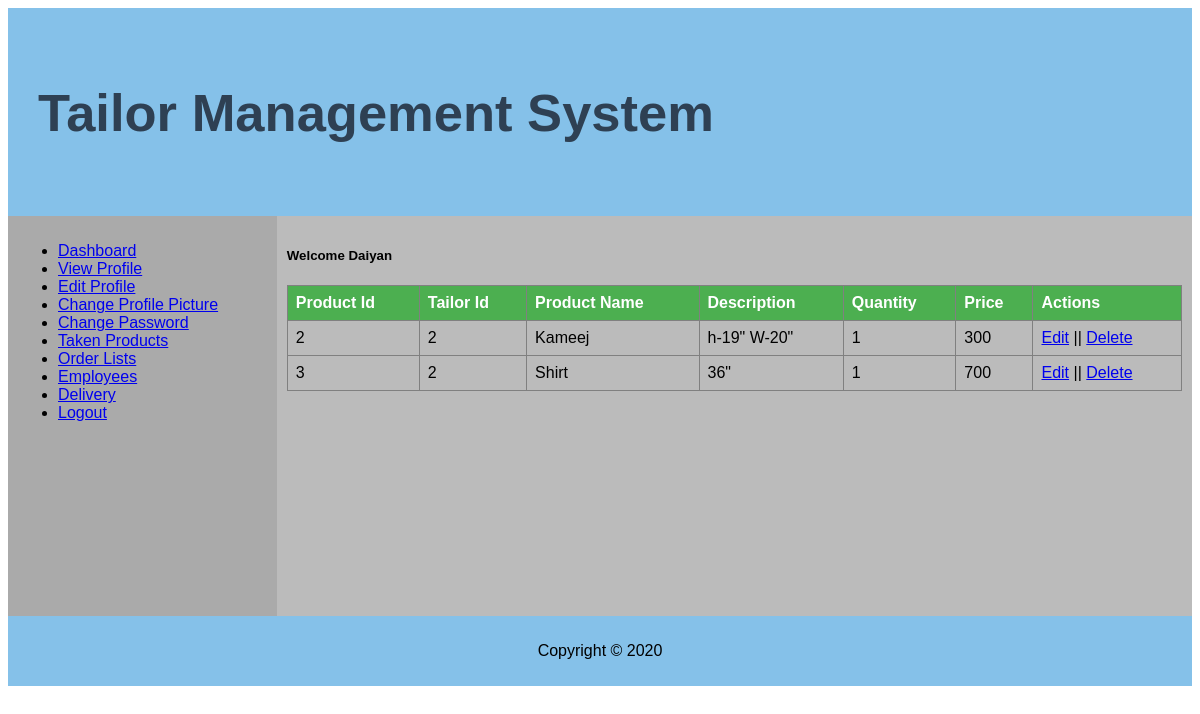
/all_taken_products.php (signed in), run on the app's committed database.
### tables this page shows
CREATE TABLE `products` (
  `pid` bigint(100) NOT NULL,
  `tid` int(50) NOT NULL,
  `pname` varchar(50) NOT NULL,
  `description` varchar(100) NOT NULL,
  `pquantity` mediumint(100) NOT NULL,
  `price` int(50) NOT NULL
);

### all_taken_products.php (the view, shortened to what this page needs)
<?php
$userName=$_SESSION['userName'];
?>
<html>
<head>
  <link rel="stylesheet" type="text/css" href="CSS/table.css">
</head>
<body>
<div class="grid-container">
  <div class="header">
    <h2 style="color: #2E4053"; align="left">Tailor Management System <?php
    ?></h2>
  </div>
  <div class="left" style="background-color:#aaa;">
  <ul>
  <li><a href="nhome.php">Dashboard</a></li>
  <li><a href="view.php?userName=<?php echo $userName; ?>">View Profile</a></li>
  <li><a href="edit.php">Edit Profile</a></li>
  <li><a href="changepic.php">Change Profile Picture</a></li>
  <li><a href="changepass.php">Change Password</a></li>
  <li><a href="all_taken_products.php">Taken Products</a></li>
  <li><a href="all_orders.php">Order Lists</a></li>
  <li><a href="employee_list.php">Employees</a></li>
  <li><a href="delivery.php">Delivery</a></li>
    <li><a href="logout.php">Logout</a></li>
</ul>
  </div>
  <div class="middle" style="background-color:#bbb;"><?php
    $name=$_SESSION['name'];
    echo "<h5>Welcome $name</h5>";
    ?>
      <?php
  $con=mysqli_connect("localhost","root","","db");
  $sql="SELECT `pid`, `tid`, `pname`, `description`, `pquantity`, `price` FROM products ";
  $result=mysqli_query($con,$sql);
  if(mysqli_num_rows($result)>0)
   {
    ?>
    <table border='1' cellpadding='8'>
      <tr>
        <th>Product Id</th>
        <th>Tailor Id</th>
        <th>Product Name</th>
        <th>Description</th>
        <th>Quantity</th>
        <th>Price</th>
        <th>Actions</th>
      </tr>
    <?php
    while($row=mysqli_fetch_array($result))
    {
      echo "<tr>";
      echo "<tr>";
      echo "<td>".$row['pid']."</td>";
      echo "<td>".$row['tid']."</td>";
      echo "<td>".$row['pname']."</td>";
      echo "<td>".$row['description']."</td>";
      echo "<td>".$row['pquantity']."</td>";
      echo "<td>".$row['price']."</td>";
      echo '<td><a href="productedit.php? Product Id='.$row['pid'].'&Tailor Id='.$row['tid'].'&Product Name=' .$row['pname'].'&Description='.$row['description'].'&Quantity='.$row['pquantity'].'&Price='.$row['price'].'">Edit</a> || <a href="productdelete.php?pid=' .$row['pid'].'">Delete</a></td>';
      echo "</tr>";
    }
    echo "</table>";
   }
   else
   {
    echo "No data found.<br/>";
   }
    ?>
     </div>
  <div class="footer">
    <p>Copyright © 2020</p>
  </div>
</div>
</body>
</html>

### CSS/table.css (style rules this page uses)
* { box-sizing: border-box; }
body { font-family: Arial, Helvetica, sans-serif; }
.header { grid-area: header; background-color: #85C1E9; padding: 30px; text-align: center; font-size: 35px; }
.grid-container { display: grid; grid-template-areas: 'header header header header header header' 'left middle middle middle middle middle' 'footer footer footer footer footer footer'; }
.left, .middle, .right { padding: 10px; height: 400px; overflow: scroll; }
.left { grid-area: left; }
.middle { grid-area: middle; }
.footer { grid-area: footer; background-color: #85C1E9; padding: 10px; text-align: center; }
table { border-collapse: collapse; width: 100%; }
th, td { text-align: left; padding: 8px; }
th { background-color: #4CAF50; color: white; }

### data on the page
products: pid "2", tid "2", pname "Kameej", description "h-19\" W-20\"", pquantity "1", price "300"
products: pid "3", tid "2", pname "Shirt", description "36\"", pquantity "1", price "700"

### other printed values
$name "Daiyan"
